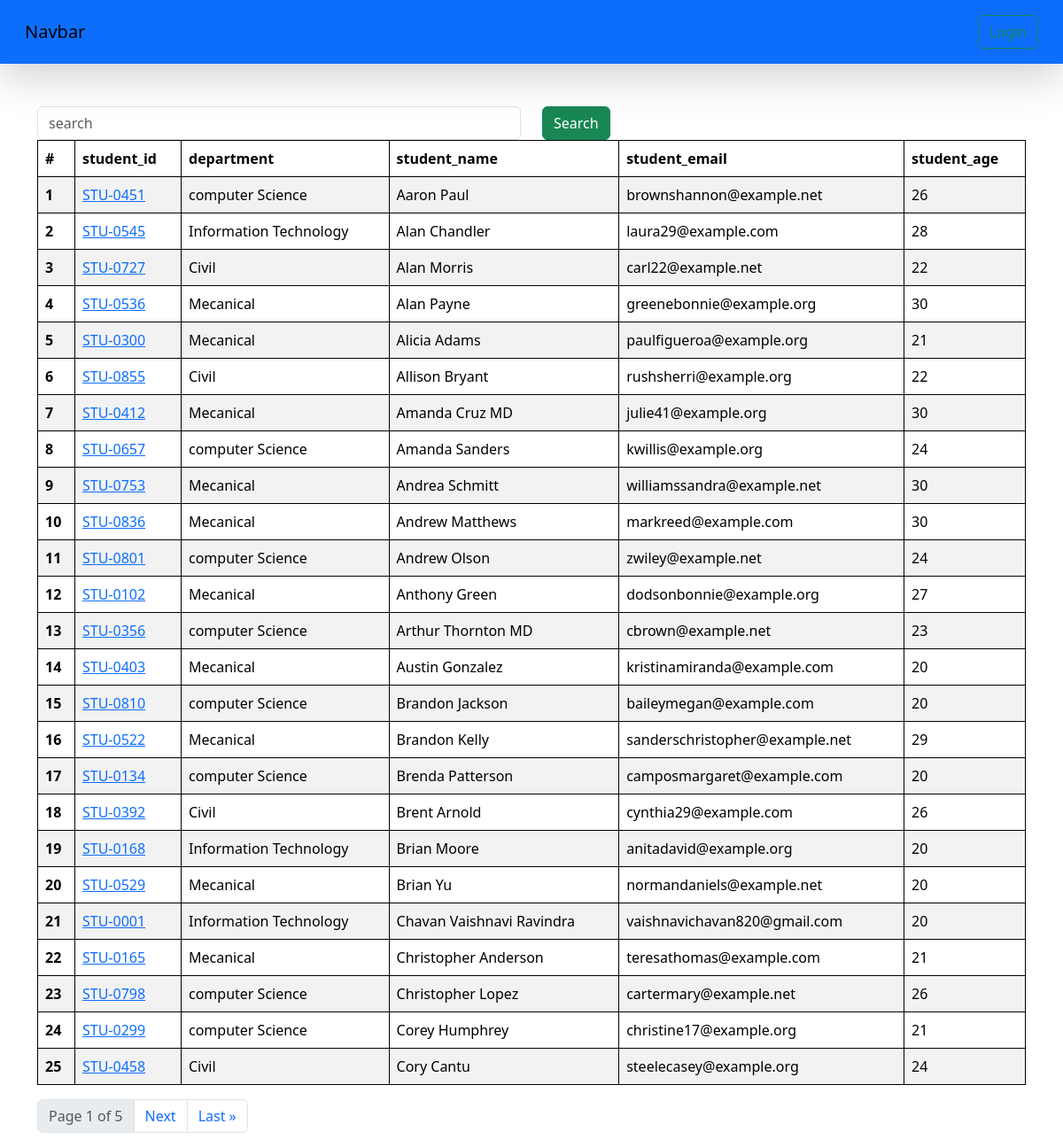
The page /students/ on the database its author committed.
### vege/models.py (models this page shows, shortened)
class Student(models.Model):
    department = models.ForeignKey(Department, related_name="depart", on_delete=models.CASCADE)
    '''
        A One-to-One relationship ensures that each student has a unique student_id entry.
        on_delete=models.CASCADE → If a StudentID is deleted, the student record is also deleted.

    '''
    student_id     = models.OneToOneField(StudentID, related_name="studentid", on_delete=models.CASCADE)
    student_name    = models.CharField(max_length=100)
    student_email   = models.EmailField(unique=True)
    student_age     = models.IntegerField(default=18)
    student_address = models.TextField()
    class Meta:
        ordering = ['student_name']
        verbose_name = 'student'

class StudentID(models.Model):
    student_id = models.CharField(max_length=100)
    def __str__(self) -> str:
        return self.student_id

class Department(models.Model):
    department = models.CharField(max_length=100)
    '''
    Meta Class (ordering = ['department']) → Specifies that when querying the Department model,
      results should be sorted alphabetically by the department field.
    '''
    class Meta:
        ordering = ['department']

### vege/views.py (the view, shortened to what this page needs)
# urls.py: path('students/', get_students, name='get_students'),
def get_students(request):
    queryset = Student.objects.all()
    ranks = Student.objects.annotate(marks=Sum('studentmarks__marks')).order_by('-marks','-student_age')
    paginator = Paginator(queryset, 25)  # Show 25 results per page.
    page_number = request.GET.get("page", 1)
    page_obj = paginator.get_page(page_number)
    return render(request, 'report/students.html', {'queryset': page_obj})

### vege/templates/report/students.html (shortened to what this page needs)
{%extends "base.html"%}
{% block start %}
 <div class="container mt-5">
    <form class="mb4">
        <div class="row">
            <div class="col-md-6">
                <input class="form-control" name="search" placeholder="search">
            </div>
            <div class="col-md-6">
                <button class="btn btn-success">Search</button>
            </div>
        </div>
    </form>
        <table class="table table-striped">
            <thead>
              <tr>
                <th scope="col">#</th>
                <th scope="col">student_id</th>
                <th scope="col">department</th>
                <th scope="col">student_name</th>
                <th scope="col">student_email</th>
                <th scope="col">student_age</th>
              </tr>
            </thead>
            <tbody>
                {% for student in queryset %}
              <tr>
                <th scope="row">{{forloop.counter}}</th>
                <td>
                <a href="/result/{{student.student_id}}/">{{student.student_id}}</a>
                </td>
                <td>{{student.department.department}}</td>
                <td>{{student.student_name}}</td>
                <td>{{student.student_email}}</td>
                <td>{{student.student_age}}</td>
              </tr>
              {% endfor %}
            </tbody>
        </table>
        <nav aria-label="Page navigation example">
            <ul class="pagination">
                <li class="page-item disabled">
                    <a class="page-link">Page {{ queryset.number }} of {{ queryset.paginator.num_pages }}</a>
                </li>
                {% if queryset.has_next %}
                    <li class="page-item">
                        <a class="page-link" href="?page={{ queryset.next_page_number }}">Next</a>
                    </li>
                    <li class="page-item">
                        <a class="page-link" href="?page={{ queryset.paginator.num_pages }}">Last &raquo;</a>
                    </li>
                {% endif %}
            </ul>
        </nav>
    </div>
{% endblock %}

### home/templates/base.html (style rules this page uses)
table, th, td { border: 1px solid black; }

### rows shown on the page
Student: student_id "STU-0451", department.department "computer Science", student_name "Aaron Paul", student_email "brownshannon@example.net", student_age "26"
Student: student_id "STU-0545", department.department "Information Technology", student_name "Alan Chandler", student_email "laura29@example.com", student_age "28"
Student: student_id "STU-0727", department.department "Civil", student_name "Alan Morris", student_email "carl22@example.net", student_age "22"
Student: student_id "STU-0536", department.department "Mecanical", student_name "Alan Payne", student_email "greenebonnie@example.org", student_age "30"
Student: student_id "STU-0300", department.department "Mecanical", student_name "Alicia Adams", student_email "paulfigueroa@example.org", student_age "21"
Student: student_id "STU-0855", department.department "Civil", student_name "Allison Bryant", student_email "rushsherri@example.org", student_age "22"
Student: student_id "STU-0412", department.department "Mecanical", student_name "Amanda Cruz MD", student_email "julie41@example.org", student_age "30"
Student: student_id "STU-0657", department.department "computer Science", student_name "Amanda Sanders", student_email "kwillis@example.org", student_age "24"
Student: student_id "STU-0753", department.department "Mecanical", student_name "Andrea Schmitt", student_email "williamssandra@example.net", student_age "30"
Student: student_id "STU-0836", department.department "Mecanical", student_name "Andrew Matthews", student_email "markreed@example.com", student_age "30"
Student: student_id "STU-0801", department.department "computer Science", student_name "Andrew Olson", student_email "zwiley@example.net", student_age "24"
Student: student_id "STU-0102", department.department "Mecanical", student_name "Anthony Green", student_email "dodsonbonnie@example.org", student_age "27"
Student: student_id "STU-0356", department.department "computer Science", student_name "Arthur Thornton MD", student_email "cbrown@example.net", student_age "23"
Student: student_id "STU-0403", department.department "Mecanical", student_name "Austin Gonzalez", student_email "kristinamiranda@example.com", student_age "20"
Student: student_id "STU-0810", department.department "computer Science", student_name "Brandon Jackson", student_email "baileymegan@example.com", student_age "20"
Student: student_id "STU-0522", department.department "Mecanical", student_name "Brandon Kelly", student_email "sanderschristopher@example.net", student_age "29"
Student: student_id "STU-0134", department.department "computer Science", student_name "Brenda Patterson", student_email "camposmargaret@example.com", student_age "20"
Student: student_id "STU-0392", department.department "Civil", student_name "Brent Arnold", student_email "cynthia29@example.com", student_age "26"
Student: student_id "STU-0168", department.department "Information Technology", student_name "Brian Moore", student_email "anitadavid@example.org", student_age "20"
Student: student_id "STU-0529", department.department "Mecanical", student_name "Brian Yu", student_email "normandaniels@example.net", student_age "20"
Student: student_id "STU-0001", department.department "Information Technology", student_name "Chavan Vaishnavi Ravindra", student_email "vaishnavichavan820@gmail.com", student_age "20"
Student: student_id "STU-0165", department.department "Mecanical", student_name "Christopher Anderson", student_email "teresathomas@example.com", student_age "21"
Student: student_id "STU-0798", department.department "computer Science", student_name "Christopher Lopez", student_email "cartermary@example.net", student_age "26"
Student: student_id "STU-0299", department.department "computer Science", student_name "Corey Humphrey", student_email "christine17@example.org", student_age "21"
Student: student_id "STU-0458", department.department "Civil", student_name "Cory Cantu", student_email "steelecasey@example.org", student_age "24"

### other values the page prints
{{ queryset.number }} "1"
{{ queryset.paginator.num_pages }} "5"
